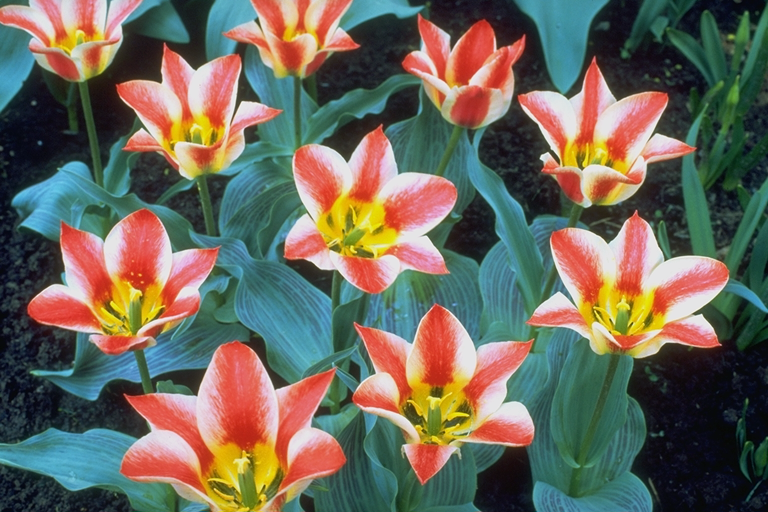
#> input picture Single_Image_Variations/tulips.png, 768 x 512 px
$ python emboss_filter.py
#> lines starting #> are read from the running program, lines starting #| are printed output that depends on the picture
import PIL
from PIL import Image, ImageStat, ImageFilter

im = Image.open('tulips.png')
#> im is the input picture: PIL image 768x512 RGB; mean R, G, B 109.5, 104, 91.1
im1 = im.filter(ImageFilter.EMBOSS())
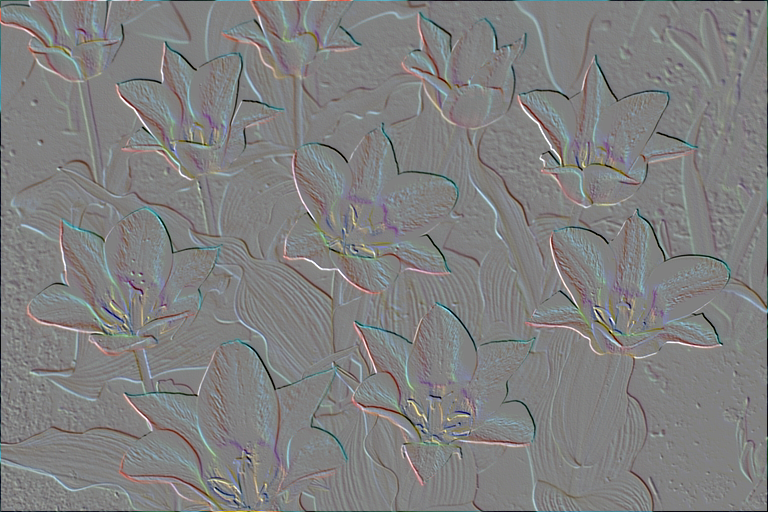
#> im1: PIL image 768x512 RGB; mean R, G, B 127.6, 127.7, 127.7
im1.save('tulips_emboss.png')

im2 = im1.filter(ImageFilter.EMBOSS())
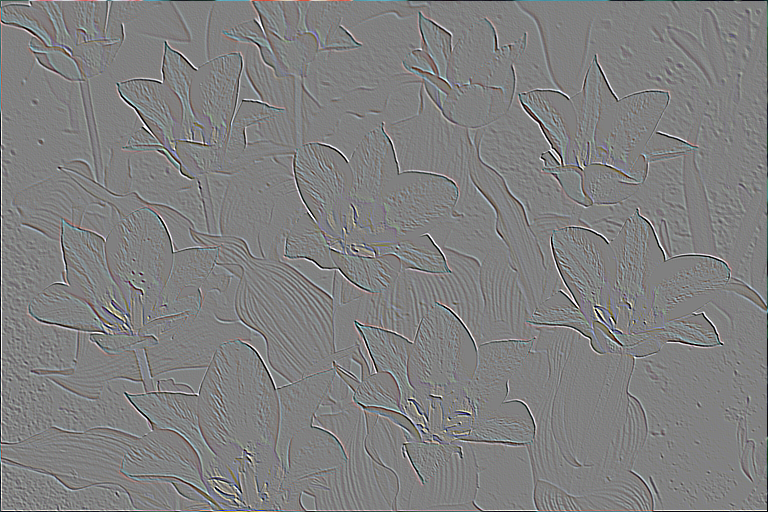
#> im2: PIL image 768x512 RGB; mean R, G, B 127.8, 127.9, 127.9
im2.save('ltulips_emboss_1.png')
